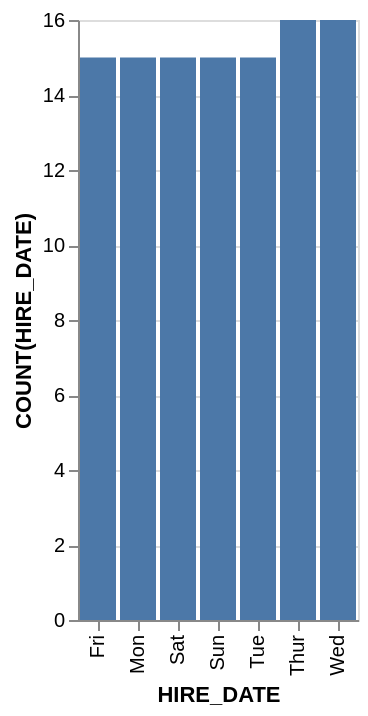

The specification (Vega-Lite) saved for this image:
### Vega-Lite specification from a JSON file in a GitHub repository (floating-point values rounded to 4 significant figures)
{"data": {"values": [{"x_data": "Fri", "y_data": 15}, {"x_data": "Mon", "y_data": 15}, {"x_data": "Sat", "y_data": 15}, {"x_data": "Sun", "y_data": 15}, {"x_data": "Tue", "y_data": 15}, {"x_data": "Thur", "y_data": 16}, {"x_data": "Wed", "y_data": 16}]}, "mark": "bar", "encoding": {"x": {"field": "x_data", "type": "nominal", "title": "HIRE_DATE", "sort": {"op": "sum", "field": "y_data", "order": "ascending"}}, "y": {"field": "y_data", "type": "quantitative", "title": "COUNT(HIRE_DATE)"}}}
